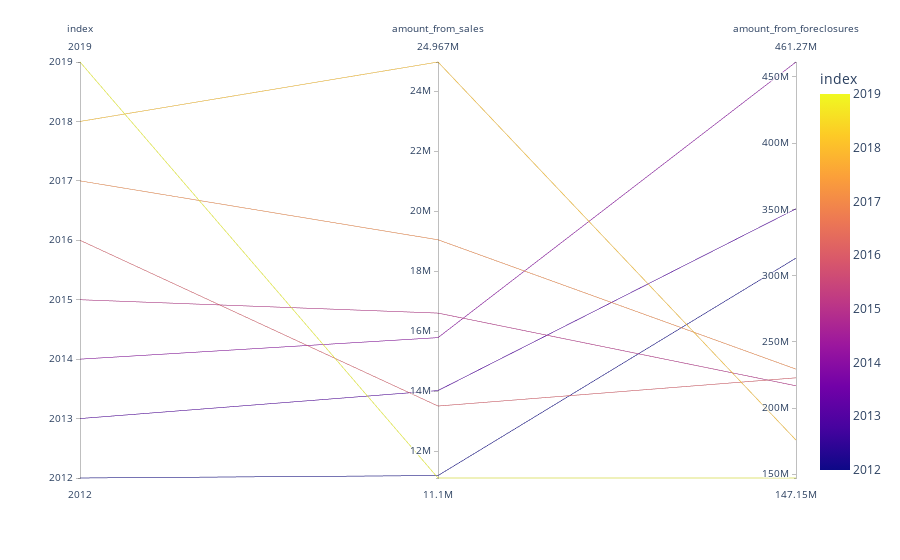

The notebook cell this image was saved under:
### Markdown cell above
### Plot Data

### Code cell
# Use parallel_coordinates to plot data
px.parallel_coordinates(transactions_sum, color='index')

### Figure 1 — Plotly figure (JSON) as saved in the notebook; plotly's stock layout.template omitted (floating-point values rounded to 4 significant figures)
{"data": [{"dimensions": [{"label": "index", "values": [2012, 2013, 2014, 2015, 2016, 2017, 2018, 2019]}, {"label": "amount_from_sales", "values": [11181723, 14014365, 15779621, 16596990, 13499315, 19041030, 24966952, 11100154]}, {"label": "amount_from_foreclosures", "values": [313200000.0, 350400000.0, 461300000.0, 216800000.0, 222800000.0, 229400000.0, 175800000.0, 147200000.0]}], "domain": {"x": [0, 1], "y": [0, 1]}, "line": {"color": [2012, 2013, 2014, 2015, 2016, 2017, 2018, 2019], "coloraxis": "coloraxis"}, "name": "", "type": "parcoords"}], "layout": {"autosize": true, "coloraxis": {"colorbar": {"title": {"text": "index"}}, "colorscale": [[0, "#0d0887"], [0.1111, "#46039f"], [0.2222, "#7201a8"], [0.3333, "#9c179e"], [0.4444, "#bd3786"], [0.5556, "#d8576b"], [0.6667, "#ed7953"], [0.7778, "#fb9f3a"], [0.8889, "#fdca26"], [1, "#f0f921"]]}, "legend": {"tracegroupgap": 0}, "margin": {"t": 60}}}
